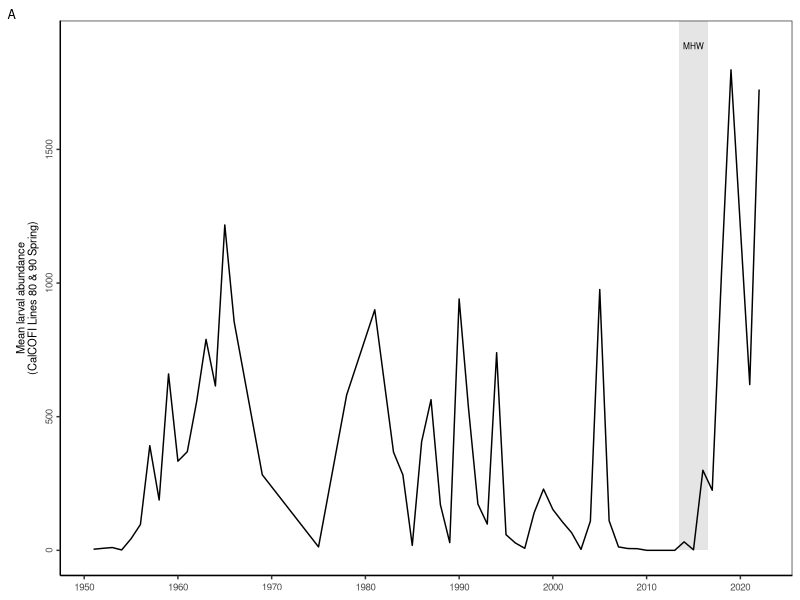
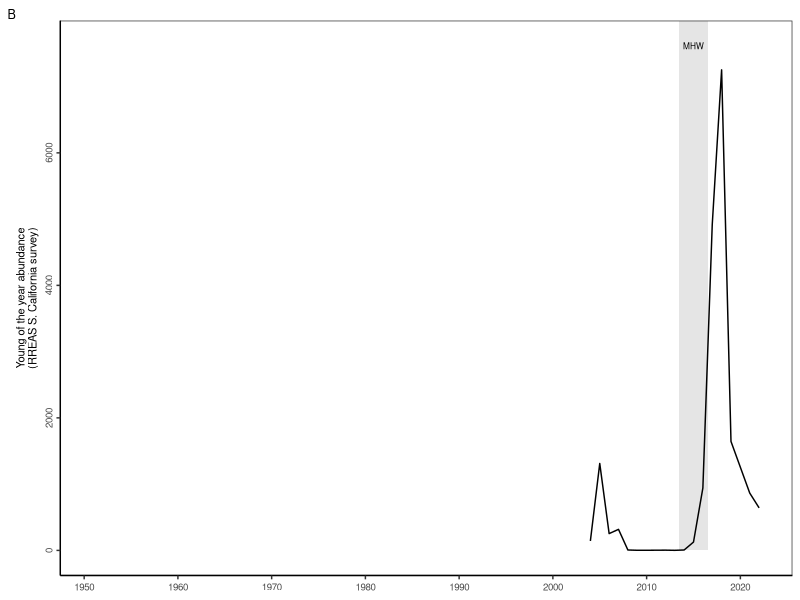
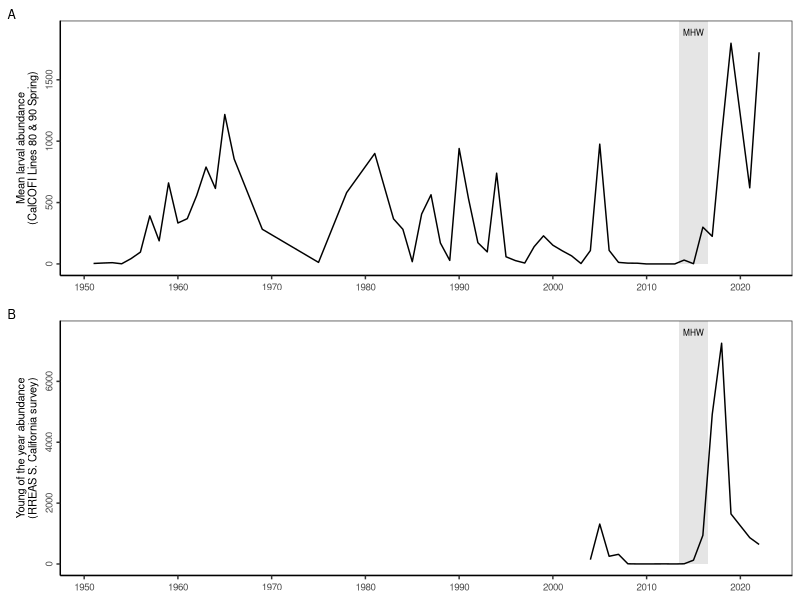

These charts were generated, in order, by the following R code: (Note: this script raises an error after producing the figures.)

# Clear workspace
rm(list = ls())

# Setup
################################################################################

# Packages
library(lubridate)
library(tidyverse)

# Directories
plotdir <- "figures"

# Read data
data_orig <- read.csv("data/case_study_data/anchovy/mean larval and yoy anchovy.csv")

# Format data
data <- data_orig %>%
  mutate(variable=case_when(variable=="ln mean yoy anchovy from southern CA" ~ "YOY",
                            T ~ "Larval abundance"))



# Plot data
################################################################################

# Theme
my_theme <-  theme(axis.text=element_text(size=7),
                   axis.title=element_text(size=8),
                   axis.title.x=element_blank(),
                   axis.text.y = element_text(angle = 90, hjust = 0.5),
                   plot.tag = element_text(size=9),
                   plot.tag.position = "topleft",
                   # Gridlines
                   panel.grid.major = element_blank(),
                   panel.grid.minor = element_blank(),
                   panel.background = element_blank(),
                   axis.line = element_line(colour = "black"),
                   # Legend
                   legend.background = element_rect(fill=alpha('blue', 0)))

# Plot data
data1 <- data %>% filter(variable=="Larval abundance")
g1 <- ggplot(data1, aes(x=year, y=value)) +
  # Label heatwave
  geom_rect(xmin=2013.5, xmax=2016.5, ymin=0, ymax=Inf, fill="grey90", show.legend = F) +
  annotate(geom="text", label="MHW", x=2015, y=max(data1$value)*1.05, size=2.1) +
  # Data
  geom_line() +
  # Labels
  labs(x="Year", y="Mean larval abundance\n(CalCOFI Lines 80 & 90 Spring)", tag="A") +
  scale_x_continuous(breaks=seq(1950,2020,10), lim=range(data$year)) +
  # Theme
  theme_bw() + my_theme
g1

# Plot data
data2 <- data %>% filter(variable=="YOY")
g2 <- ggplot(data2, aes(x=year, y=exp(value))) +
  # Label heatwave
  geom_rect(xmin=2013.5, xmax=2016.5, ymin=0, ymax=Inf, fill="grey90", show.legend = F) +
  annotate(geom="text", label="MHW", x=2015, y=max(data2$value %>% exp())*1.05, size=2.1) +
  # Data
  geom_line() +
  # Labels
  labs(x="Year", y="Young of the year abundance\n(RREAS S. California survey)", tag="B") +
  scale_x_continuous(breaks=seq(1950,2020,10), lim=range(data$year)) +
  # Theme
  theme_bw() + my_theme
g2

# Merge plots
g <- gridExtra::grid.arrange(g1, g2, ncol=1)

# Export plot
ggsave(g, filename=file.path(plotdir, "FigS3_anchovy_case_study.png"),
       width=6.5, height=4, units="in", dpi=600)


